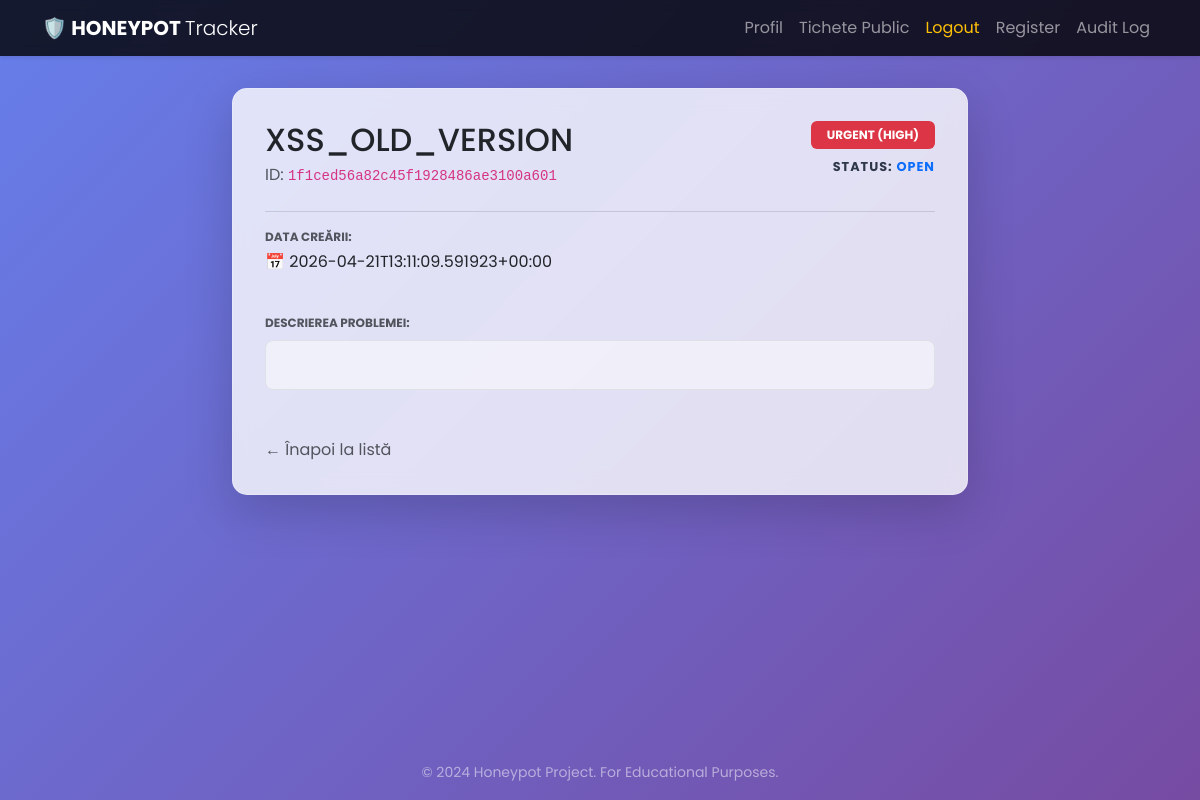
The page /tickets/view/1f1ced56a82c45f1928486ae3100a601 (signed in) on the database its author committed.
### tables this page shows
CREATE TABLE tickets(
    id TEXT PRIMARY KEY NOT NULL,
    title TEXT NOT NULL,
    description TEXT NOT NULL,
    severity TEXT NOT NULL,
    status TEXT NOT NULL,
    owner_Id TEXT NOT NULL,
    created_at TEXT NOT NULL,
    updated_at TEXT NOT NULL,
    FOREIGN KEY (owner_Id) REFERENCES USERS(ID)
);

### app.py (the view)
@app.route("/tickets/view/<ticket_id>",methods=["GET"])
def tickets_view(ticket_id):
    login_required()
    db = get_db()
    ticket = db.execute("SELECT * FROM tickets WHERE id = ?", (ticket_id,)).fetchone()
    if not ticket:
        flash("Tichetul nu a fost găsit.")
        return redirect(url_for("tickets"))
    id_audit= uuid.uuid4().hex
    user_id_audit= current_user()["id"]
    action="VIEW_OWN_TICKETS_DETAILS"
    timestamp=datetime.now(timezone.utc).isoformat()
    resource_type="VIEW"
    resource_id=ticket_id
    message=f"User viewed own tickets details: {current_user()['email']}"
    ip_address=request.remote_addr
    USER_AGENT=request.headers.get("User-Agent")
    db= get_db()
    db.execute(
        "INSERT INTO audit_logs (id, user_id, action, created_at, resource_type, resource_id, message, ip_address, user_agent) VALUES (?, ?, ?, ?, ?, ?, ?, ?, ?)",
                    (id_audit, user_id_audit, action, timestamp, resource_type, resource_id, message, ip_address, USER_AGENT)
                )
    db.commit()
    return render_template("tickets_view.html", ticket=ticket, user=current_user())

### app.py (called while the page is built)
@app.teardown_appcontext
def teardown_db(exception):
    close_db(exception)

def current_user():
    uid= session.get("user_id")
    if not uid:
        return None
    db = get_db()
    return db.execute("SELECT * FROM users WHERE id = ?", (uid,)).fetchone()

def login_required():
    if not session.get("user_id"):
        abort(401)

### db.py (called while the page is built)
def get_db():
    if "db" not in g:
        g.db = sqlite3.connect(DB_PATH)
        g.db.row_factory = sqlite3.Row
    return g.db

### templates/tickets_view.html (shortened to what this page needs)
{% extends "base.html" %}
{% block content %}
<div class="row justify-content-center">
    <div class="col-md-8">
        <div class="glass-panel shadow-lg">
            <div class="d-flex justify-content-between align-items-start mb-4">
                <div>
                    <h2 class="mb-1 text-dark">{{ ticket['title'] }}</h2>
                    <p class="text-muted mb-0">ID: <code class="small">{{ ticket['id'] }}</code></p>
                </div>
                <div class="text-end">
                    {% if ticket['severity'] == 'high' %}
                        <span class="badge bg-danger p-2 px-3">URGENT (HIGH)</span>
                    {% elif ticket['severity'] == 'medium' %}
                        <span class="badge bg-warning text-dark p-2 px-3">MEDIUM</span>
                    {% else %}
                        <span class="badge bg-success p-2 px-3">LOW</span>
                    {% endif %}
                    <div class="mt-2 text-uppercase fw-bold" style="font-size: 0.8rem; letter-spacing: 1px;">
                        Status: <span class="text-primary">{{ ticket['status'] }}</span>
                    </div>
                </div>
            </div>
            <hr class="border-secondary opacity-25">
            <div class="row mb-4">
                <div class="col-sm-6">
                    <p class="mb-1 fw-bold text-muted text-uppercase" style="font-size: 0.75rem;">Data creării:</p>
                    <p class="text-dark">📅 {{ ticket['created_at'] }}</p>
                </div>
            </div>
            <div class="mb-5">
                <p class="mb-2 fw-bold text-muted text-uppercase" style="font-size: 0.75rem;">Descrierea Problemei:</p>
                <div class="p-4 bg-white bg-opacity-50 rounded-3 border">
                </div>
            </div>
            <div class="d-flex justify-content-between align-items-center mt-4">
                <a href="{{ url_for('tickets') }}" class="text-decoration-none text-muted">
                    ← Înapoi la listă
                </a>
            </div>
        </div>
    </div>
</div>
{% endblock %}

### templates/base.html (style rules this page uses)
:root { --primary-gradient: linear-gradient(135deg, #667eea 0%, #764ba2 100%); --glass-bg: rgba(255, 255, 255, 0.8); --glass-border: rgba(255, 255, 255, 0.2); --text-main: #2d3748; }
body { font-family: 'Poppins', sans-serif; background: var(--primary-gradient); min-height: 100vh; color: var(--text-main); display: flex; flex-direction: column; }
.glass-panel { background: var(--glass-bg); backdrop-filter: blur(10px); -webkit-backdrop-filter: blur(10px); border-radius: 15px; border: 1px solid var(--glass-border); box-shadow: 0 8px 32px 0 rgba(31, 38, 135, 0.37); padding: 2rem; margin-top: 2rem; margin-bottom: 2rem; }

### rows shown on the page
tickets: title "XSS_OLD_VERSION", id "1f1ced56a82c45f1928486ae3100a601", status "OPEN", created_at "2026-04-21T13:11:09.591923+00:00"
